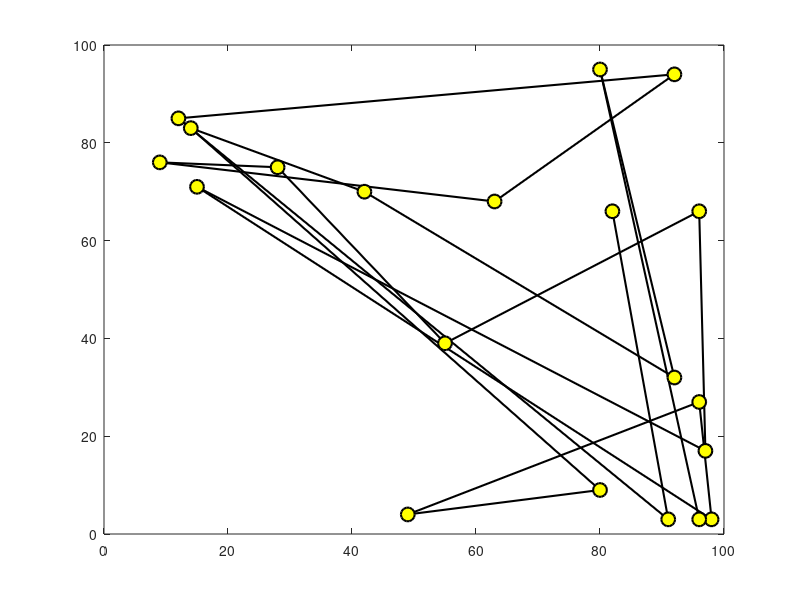

MATLAB code to generate this figure:
function model = CreateModel()

    x = [82 91 12 92 63 9 28 55 96 97 15 98 96 49 80 14 42 92 80 96];
    
    y = [66 3 85 94 68 76 75 39 66 17 71 3 27 4 9 83 70 32 95 3];
    
    %x = [82 91 12 92 63 9 28 55 96 97];
    
    %y = [66 3 85 94 68 76 75 39 66 17];
    
    n = numel(x);
    
    D = zeros(n, n);
    
    plot(x, y, 'k-o', ...
        'MarkerSize', 10, ...
        'MarkerFaceColor', 'y', ...
        'LineWidth', 1.5);
    
    pause(10);
    
    for i = 1:n-1
        for j = i+1:n
            
            D(i, j) = sqrt((x(i)-x(j))^2+(y(i)-y(j))^2);
            
            D(j, i) = D(i, j);
            
        end
    end
    
    model.n = n;
    model.x = x;
    model.y = y;
    model.D = D;

end
